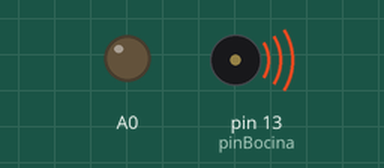
The sketch below on a simulated Arduino Uno, built with avr-gcc and run on an emulated ATmega328P. Shown: output pins drawn as LEDs (lit = HIGH), buzzer (waves = sounding).

Above: at 0.7 s.
Timing chart, 0 to 5.8 s (numbered marks = the images above):
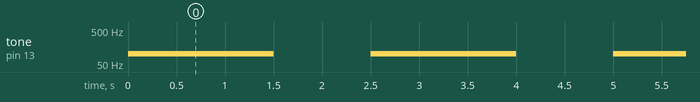

Measured:
- by itself, tone on pin 13 (pinBocina): alternates 100 Hz for 1.5 s and silent for 1.0 s

The sketch:

Bocina.ino
```cpp
int pinBocina = 13;
int frq = 100;

void setup() {
  // put your setup code here, to run once:
  pinMode(A0, OUTPUT);
}

void loop() {
  // put your main code here, to run repeatedly:
  //analogWrite(pinBocina, frq);
  tone(pinBocina, frq);
  delay(1500);
  noTone(pinBocina);
  delay(1000);
}
```
